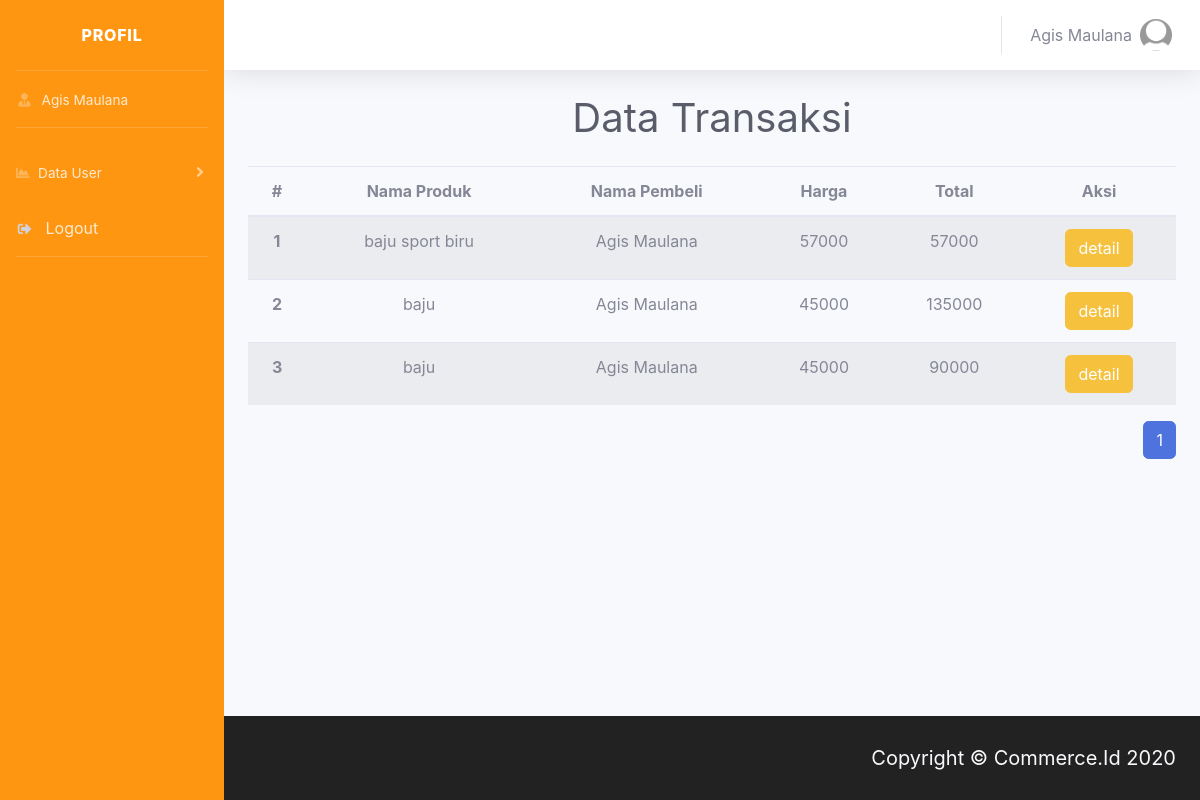
/php/index/datatransaksi.php (signed in), run on the app's committed database.
### tables this page shows
CREATE TABLE `user` (
  `id` int(11) NOT NULL,
  `nama` varchar(225) NOT NULL,
  `email` varchar(225) NOT NULL,
  `password` varchar(225) NOT NULL,
  `image` varchar(225) NOT NULL,
  `role_id` int(11) NOT NULL,
  `address` text NOT NULL
);

CREATE TABLE `transaksi` (
  `id` int(11) NOT NULL,
  `produk_id` int(11) NOT NULL,
  `user_id` int(11) NOT NULL,
  `jumlah_beli` int(11) NOT NULL,
  `total` double NOT NULL,
  `status_id` int(11) NOT NULL,
  `bukti_pembayaran` varchar(225) NOT NULL,
  `tanggal` date NOT NULL
);

CREATE TABLE `produk` (
  `id` int(11) NOT NULL,
  `kode_produk` varchar(225) NOT NULL,
  `nama_produk` varchar(225) NOT NULL,
  `image` varchar(225) NOT NULL,
  `id_kategori` int(11) NOT NULL,
  `harga` varchar(225) NOT NULL,
  `stok` int(11) NOT NULL,
  `kondisi` varchar(225) NOT NULL,
  `deskripsi` text NOT NULL,
  `tanggal` date NOT NULL
);

### php/template/user.php (called while the page is built)
<?php
   include "../logic/logickoneksi.php";
   $email = $_SESSION['login'];
   $user = mysqli_query($conn,"SELECT * FROM user WHERE email = '$email'");
   $datauser = mysqli_fetch_assoc($user);
?>

### php/logic/transaksi.php (called while the page is built, shortened)
<?php
$id = $datauser['id'];
$produks = mysqli_query($conn,"SELECT produk.*,kategori.nama as namakategori,transaksi.total as total,transaksi.id as id_transaksi,user.nama as nama_user,transaksi.jumlah_beli as jumlah,status.nama as status FROM transaksi INNER JOIN produk ON produk.id = transaksi.produk_id INNER JOIN kategori ON produk.id_kategori = kategori.id INNER JOIN user ON user.id = transaksi.user_id INNER JOIN status ON status.id = transaksi.status_id WHERE user.id = '$id'");

### php/index/datatransaksi.php (the view, shortened to what this page needs)
<?php
include "../template/templateheaderprofile.php";
include "../template/templatesidebarprofile.php";
include "../logic/transaksi.php";
?>
    <div id="content-wrapper" class="d-flex flex-column">
      <div id="content">
        <?php
          include "../template/navbar.php";
        ?>
        <div class="container-fluid">
          <h1 class="h3 mb-4 text-center text-gray-800" style="font-size:40px;">Data Transaksi</h1>
            <table class="table table-striped">
                <thead>
                    <tr class="text-center">
                        <th scope="col">#</th>
                        <th scope="col">Nama Produk</th>
                        <th scope="col">Nama Pembeli</th>
                        <th scope="col">Harga</th>
                        <th scope="col">Total</th>
                        <th scope="col">Aksi</th>
                    </tr>
                </thead>
                <tbody>
                    <?php $no = 1;?>
                    <?php foreach($produks as $produk) { ?>
                        <tr class="text-center">
                            <th scope="row"><?= $no++;?></th>
                            <td><?= $produk['nama_produk'];?></td>
                            <td><?= $produk['nama_user'];?></td>
                            <td><?= $produk["harga"];?></td>
                            <td><?= $produk['total']?></td>
                            <td>
                            <a class="btn btn-warning" href="detailtransaksi.php?id=<?= $produk['id_transaksi']?>">detail</a>
                            </td>
                        </tr>
                    <?php } ?>
                </tbody>
            </table>
            <?php
            include "../template/templatepage.php";
            ?>
        </div>
      </div>
<?php
    include "../template/footer.php";
    include "../template/templatefooter.php";
?>

### php/template/templatesidebarprofile.php (shortened to what this page needs)
<?php
include "../template/user.php";
?>
<ul class="navbar-nav sidebar sidebar-dark accordion" id="accordionSidebar" style="background:#fe9612;">
<a class="sidebar-brand d-flex align-items-center justify-content-center" href="index.html">
    <div class="sidebar-brand-text mx-3">Profil</div>
</a>
<hr class="sidebar-divider my-0">
<li class="nav-item">
    <a class="nav-link" href="../template/profile.php">
    <i class="fas fa-fw fa-user-tie"></i>
    <span><?= $datauser['nama'];?></span></a>
</li>
<hr class="sidebar-divider">
<li class="nav-item">
    <a class="nav-link collapsed" href="#" data-toggle="collapse" data-target="#collapseUtilities" aria-expanded="true" aria-controls="collapseUtilities">
    <i class="fas fa-chart-area"></i>
    <span>Data User</span>
    </a>
</li>
<li class="nav-item">
    <a class="nav-link collapsed" href="#" data-toggle="modal" data-target="#logoutModal">
    <i class="fas fa-sign-out-alt fa-sm fa-fw mr-2 text-gray-400"></i>
    Logout
    </a>
</li>
<hr class="sidebar-divider d-none d-md-block">
</ul>

### php/template/navbar.php (shortened to what this page needs)
<nav class="navbar navbar-expand navbar-light bg-white topbar mb-4 static-top shadow">
  <ul class="navbar-nav">
  <li class="nav-item dropdown no-arrow">
    <a class="nav-link dropdown-toggle" href="#" id="userDropdown" role="button" data-toggle="dropdown" aria-haspopup="true" aria-expanded="false">
      <span class="mr-2 d-none d-lg-inline text-gray-600 "><?= $datauser['nama'];?></span>
      <img class="img-profile rounded-circle" src="../../img/profile/default.jpeg">
    </a>
  </li>
</ul>
</nav>

### data on the page
user: nama "Agis Maulana"
transaksi: produk.nama_produk "baju sport biru", user.nama "Agis Maulana", produk.harga "57000", total "57000"
transaksi: produk.nama_produk "baju", user.nama "Agis Maulana", produk.harga "45000", total "135000"
transaksi: produk.nama_produk "baju", user.nama "Agis Maulana", produk.harga "45000", total "90000"
